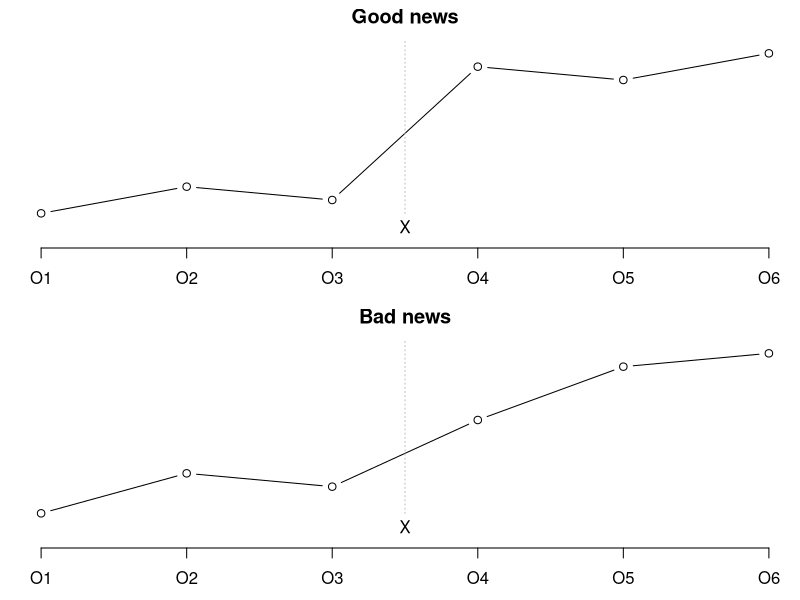
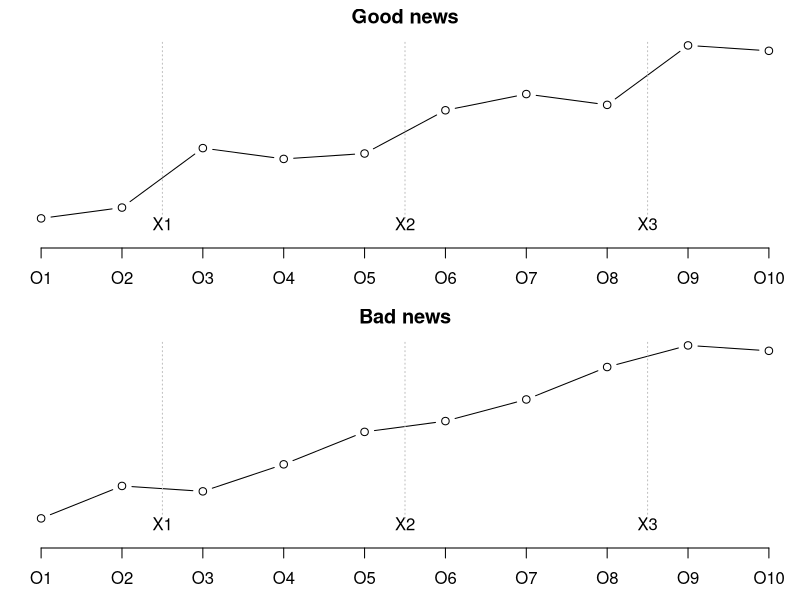
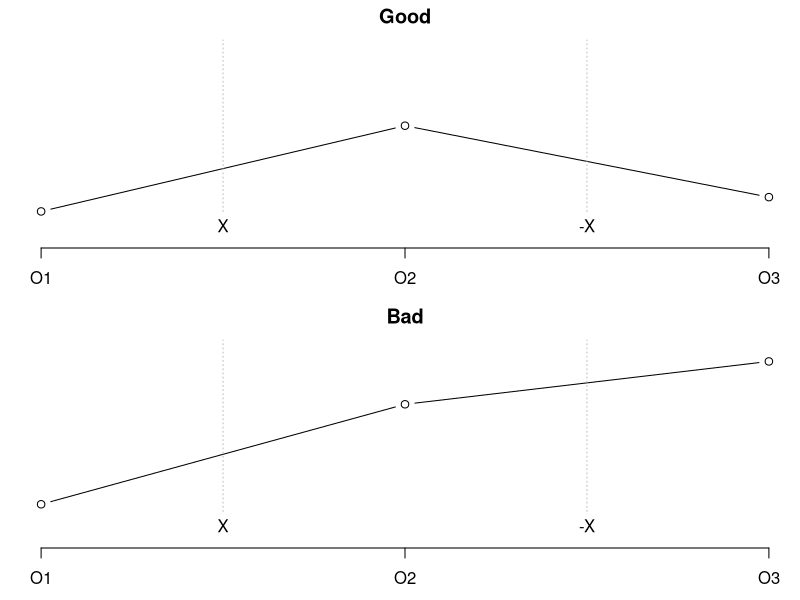

R code for these plots, in order:
## ---- chunk 1
x <- 1:6
y1 <- c(1.1, 1.3, 1.2, 2.2, 2.1, 2.3)
y2 <- c(1.1, 1.4, 1.3, 1.8, 2.2, 2.3)
par(mar=c(2.6, 0.6, 1.6, 0.1), mfrow=c(2, 1))
plot(x, y1, axes=FALSE, type="b", ylim=c(0.9, 2.4))
text(3.5, 1, "X")
segments(3.5, 1.1, 3.5, 2.4, lty="dotted", col="gray")
axis(side=1, at=1:6, labels=paste0("O", 1:6))
title("Good news")
plot(x, y2, axes=FALSE, type="b", ylim=c(0.9, 2.4))
text(3.5, 1, "X")
segments(3.5, 1.1, 3.5, 2.4, lty="dotted", col="gray")
axis(side=1, at=1:6, labels=paste0("O", 1:6))
title("Bad news")
## ---- chunk 2
x <- 1:10
y1 <- c(1.1, 1.3, 2.4, 2.2, 2.3, 3.1, 3.4, 3.2, 4.3, 4.2)
y2 <- c(1.1, 1.7, 1.6, 2.1, 2.7, 2.9, 3.3, 3.9, 4.3, 4.2)
par(mar=c(2.6, 0.6, 1.6, 0.1), mfrow=c(2, 1))
plot(x, y1, axes=FALSE, type="b", ylim=c(0.7, 4.4))
i1 <- c(2.5, 5.5, 8.5) 
text(i1, 1, paste0("X", 1:3))
segments(i1, 1.1, i1, 4.4, lty="dotted", col="gray")
axis(side=1, at=1:10, labels=paste0("O", 1:10))
title("Good news")
plot(x, y2, axes=FALSE, type="b", ylim=c(0.7, 4.4))
text(i1, 1, paste0("X", 1:3))
segments(i1, 1.1, i1, 4.4, lty="dotted", col="gray")
axis(side=1, at=1:10, labels=paste0("O", 1:10))
title("Bad news")
## ---- chunk 3
x <- 1:3
y1 <- c(1.1, 2.3, 1.3)
y2 <- c(1.2, 2.6, 3.2)
par(mar=c(2.6, 0.6, 1.6, 0.1), mfrow=c(2, 1))
plot(x, y1, axes=FALSE, type="b", ylim=c(0.7, 3.5))
text(1.5, 0.9, "X")
segments(1.5, 1.1, 1.5, 3.5, lty="dotted", col="gray")
text(2.5, 0.9, "-X")
segments(2.5, 1.1, 2.5, 3.5, lty="dotted", col="gray")
axis(side=1, at=x, labels=paste0("O", x))
title("Good")
plot(x, y2, axes=FALSE, type="b", ylim=c(0.7, 3.5))
text(1.5, 0.9, "X")
segments(1.5, 1.1, 1.5, 3.5, lty="dotted", col="gray")
text(2.5, 0.9, "-X")
segments(2.5, 1.1, 2.5, 3.5, lty="dotted", col="gray")
axis(side=1, at=x, labels=paste0("O", x))
title("Bad")
